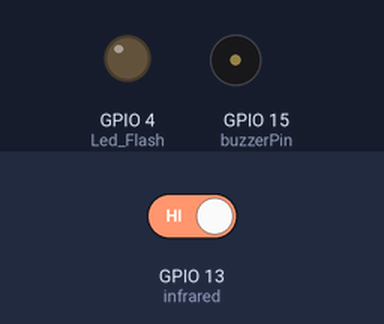
Simulated run of this sketch. Board: ESP32. On the bench: output pins drawn as LEDs (lit = HIGH), buzzer (waves = sounding). The inputs (shaded band) are chosen by the test bench; at power-on: GPIO 13 (infrared) HIGH. WiFi joins after 1.5 s; servers stay silent unless stated; the camera gives no picture; what the sketch prints to the serial monitor is not drawn.

Above: at 3.1 s.
3.2 s: GPIO 13 (infrared) driven LOW
At 4.4 s:
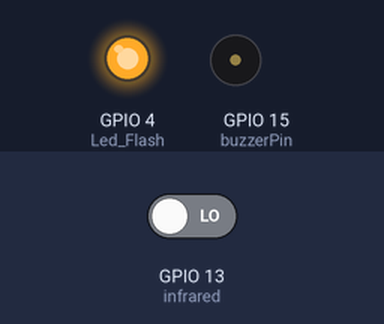
Timing chart, 0 to 6.9 s (numbered marks = the images above; inputs shaded):
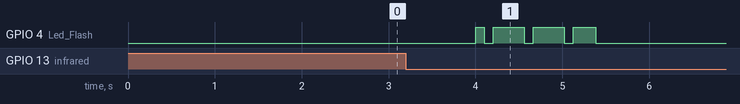

Measured:
- after the input at 3.2 s, GPIO 4 (Led_Flash): LOW → HIGH after 0.80 s, then repeats every 0.46 s: LOW 0.10 s, HIGH 0.36 s

The sketch:

Code_fina_ESP32CAMl.ino
```cpp
#include <Arduino.h>
#include <WiFi.h>
#include "esp_camera.h"
#include "esp_system.h"


#include <TridentTD_LineNotify.h>
#define SSID        "....."
#define PASSWORD    "......"
#define LINE_TOKEN  "......."

// Pin definition for CAMERA_MODEL_AI_THINKER
#define PWDN_GPIO_NUM     32
#define RESET_GPIO_NUM    -1
#define XCLK_GPIO_NUM      0
#define SIOD_GPIO_NUM     26
#define SIOC_GPIO_NUM     27

#define Y9_GPIO_NUM       35
#define Y8_GPIO_NUM       34
#define Y7_GPIO_NUM       39
#define Y6_GPIO_NUM       36
#define Y5_GPIO_NUM       21
#define Y4_GPIO_NUM       19
#define Y3_GPIO_NUM       18
#define Y2_GPIO_NUM        5
#define VSYNC_GPIO_NUM    25
#define HREF_GPIO_NUM     23
#define PCLK_GPIO_NUM     22

const int Led_Flash = 4;
const int infrared = 13;
const int buzzerPin = 15;
camera_fb_t *fb;

void setup() {

  Serial.begin(115200);
  pinMode(Led_Flash, OUTPUT);
  pinMode(infrared, INPUT);
  pinMode(buzzerPin, OUTPUT);
  WiFi.begin(SSID, PASSWORD);
  Serial.printf("WiFi connecting to %s\n",  SSID);
  while(WiFi.status() != WL_CONNECTED) { Serial.print("."); delay(400); }
  Serial.printf("\nWiFi connected\nIP : ");
  Serial.println(WiFi.localIP());
  LINE.setToken(LINE_TOKEN);

  camera_config_t config;
  bool camera_initialized = false;


  config.ledc_channel = LEDC_CHANNEL_0;
  config.ledc_timer = LEDC_TIMER_0;
  config.pin_d0 = Y2_GPIO_NUM;
  config.pin_d1 = Y3_GPIO_NUM;
  config.pin_d2 = Y4_GPIO_NUM;
  config.pin_d3 = Y5_GPIO_NUM;
  config.pin_d4 = Y6_GPIO_NUM;
  config.pin_d5 = Y7_GPIO_NUM;
  config.pin_d6 = Y8_GPIO_NUM;
  config.pin_d7 = Y9_GPIO_NUM;
  config.pin_xclk = XCLK_GPIO_NUM;
  config.pin_pclk = PCLK_GPIO_NUM;
  config.pin_vsync = VSYNC_GPIO_NUM;
  config.pin_href = HREF_GPIO_NUM;
  config.pin_sscb_sda = SIOD_GPIO_NUM;
  config.pin_sscb_scl = SIOC_GPIO_NUM;
  config.pin_pwdn = PWDN_GPIO_NUM;
  config.pin_reset = RESET_GPIO_NUM;
  config.xclk_freq_hz = 20000000;
  config.pixel_format = PIXFORMAT_JPEG;
  config.frame_size = FRAMESIZE_VGA;
  config.jpeg_quality = 2;
  config.fb_count = 1;

 if (!camera_initialized) {
    // กำหนดค่าเริ่มต้นของกล้อง
    esp_err_t err = esp_camera_init(&config);

    if (err != ESP_OK) {
      // จัดการข้อผิดพลาดในการเริ่มต้นกล้อง
      Serial.println("การเริ่มต้นกล้องล้มเหลว");
    } else {
      // กล้องเริ่มต้นเรียบร้อย
      Serial.println("กล้องเริ่มต้นเรียบร้อย");
      camera_initialized = true;


    }
  }

  //Camera_capture();

}
void loop() {
  static int previousInfraredState = HIGH;
  int currentInfraredState = digitalRead(infrared);

  if (currentInfraredState == LOW && previousInfraredState == HIGH) {
     delay(100);
     int secondReading = digitalRead(infrared);

    if (secondReading == currentInfraredState) {
    tone(buzzerPin, 2000, 1000);
    noTone(buzzerPin);
    for (int i = 0; i < 3; i++) {
    Camera_capture();
    }
    Serial.println("Infrared LOW");
    }
  }

  previousInfraredState = currentInfraredState;
  delay(1000);
}
```

camera.ino
```cpp
void Camera_capture() {
  digitalWrite(Led_Flash, HIGH);
  delay(100);
  digitalWrite(Led_Flash, LOW);
  delay(100);
  digitalWrite(Led_Flash, HIGH);
  camera_fb_t * fb = NULL;
  delay(200);
  // Take Picture with Camera
  fb = esp_camera_fb_get();
  if(!fb) {
    Serial.println("Camera capture failed");
    return;
  }
   digitalWrite(Led_Flash, LOW);
   Send_line(fb->buf,fb->len);
   esp_camera_fb_return(fb);


}
```

line.ino
```cpp
void Send_line(uint8_t *image_data,size_t   image_size){
   LINE.notifyPicture("มีผู้บุกรุกเข้ามาในพื้นที่",image_data, image_size);
  }
```
